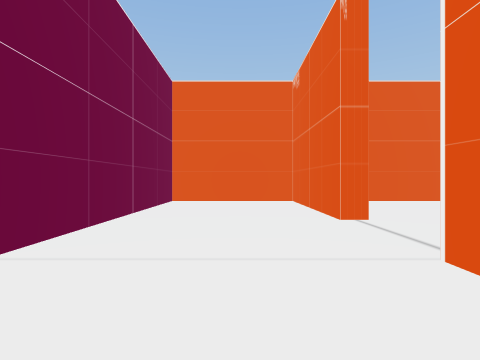
[1] (above)

24 first-person views from a walk through a Unity game level. The camera is 1.4 m above the floor, looks level and sees 80° across. The floor is counted in squares, 2 m on a side. Each view is taken from the middle of a square. On the plan, view 1 faces up. The plan holds only what a view shows up to about 10 squares ahead; the rest is blank. The place goes on beyond the plan. The player character is not drawn.

[2]
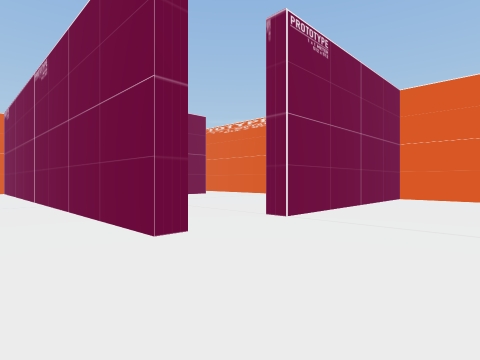

[3]
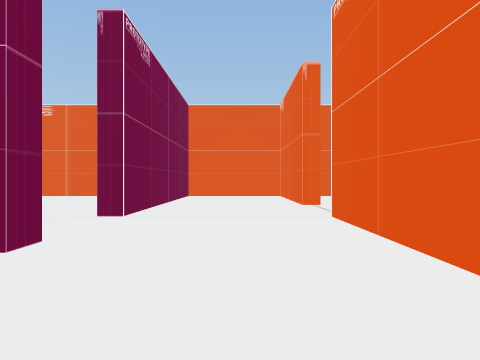

[4]
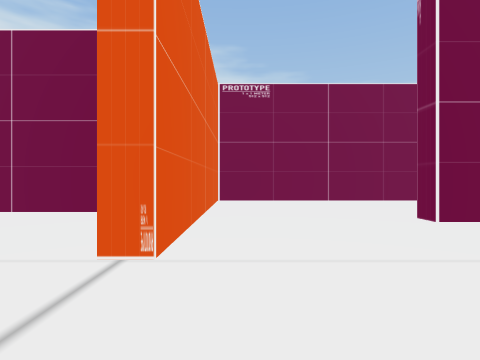

[5]
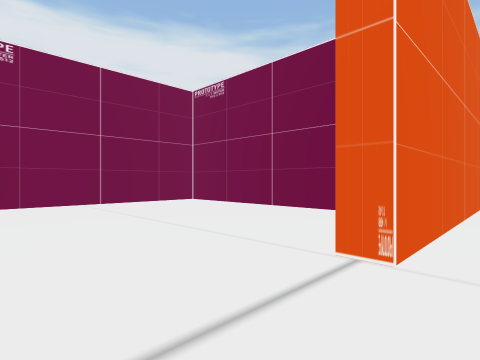

[6]
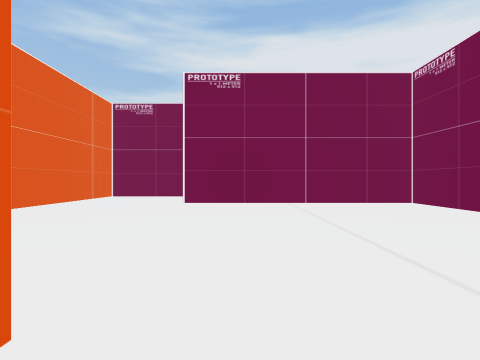

[7]
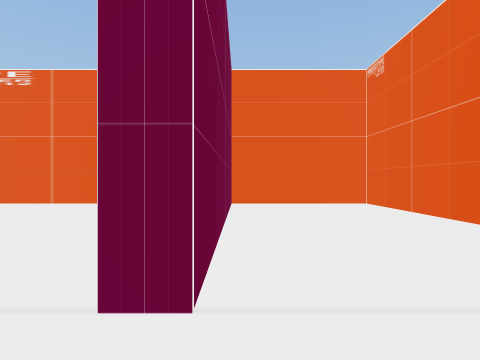

[8]
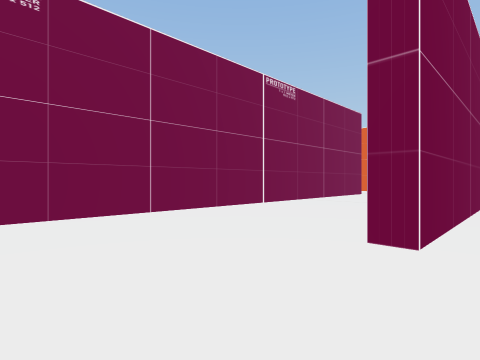

[9]
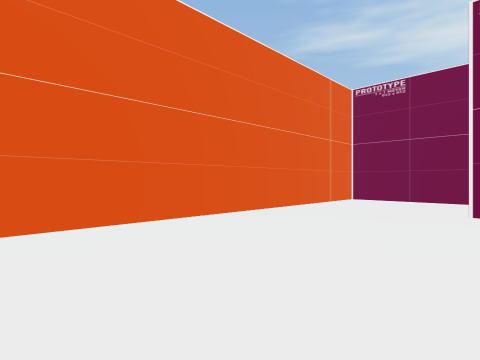

[10]
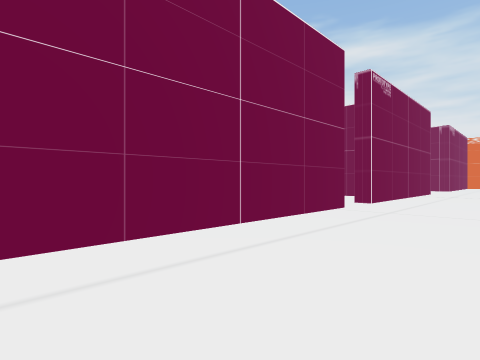

[11]
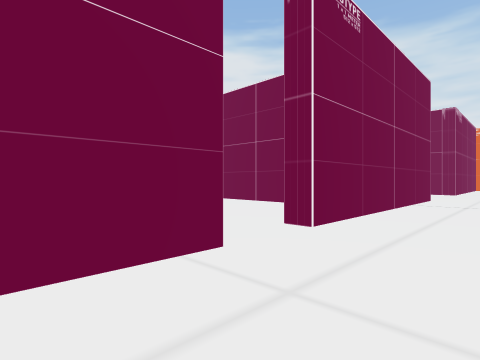

[12]
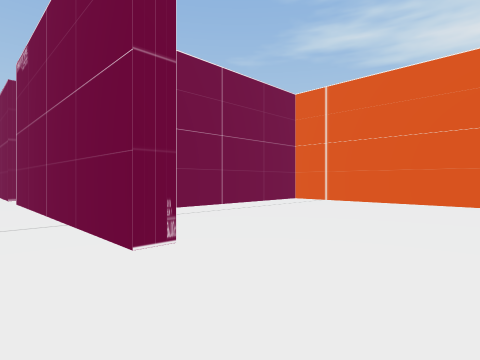

[13]
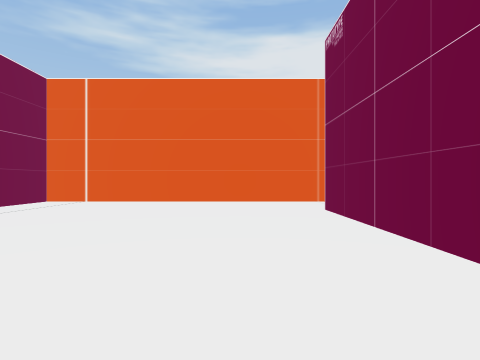

[14]
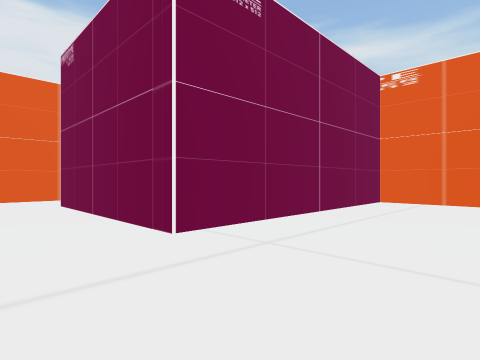

[15]
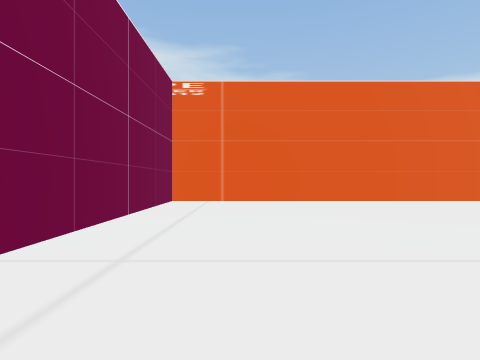

[16]
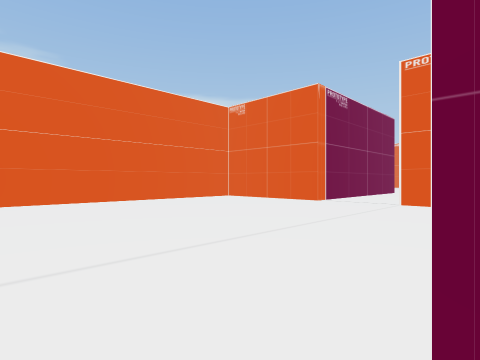

[17]
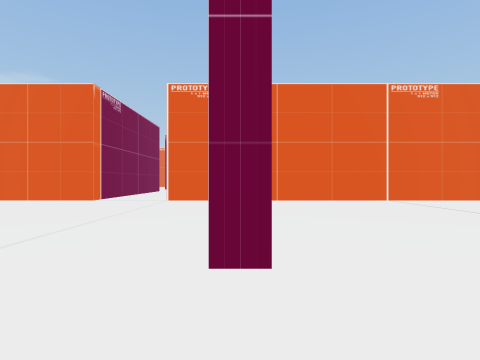

[18]
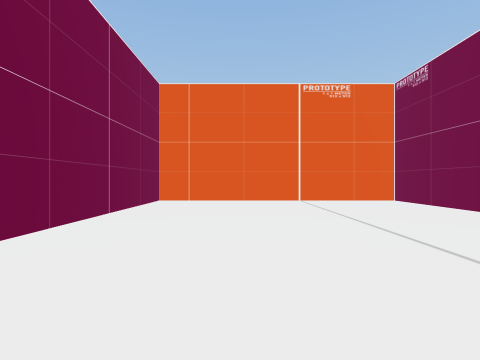

[19]
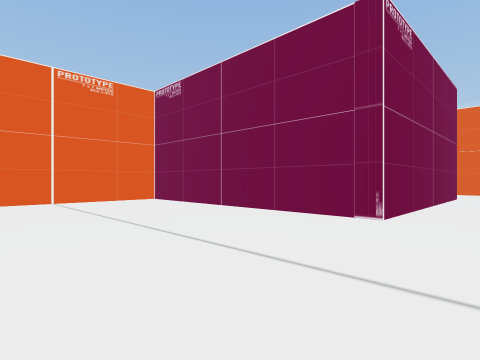

[20]
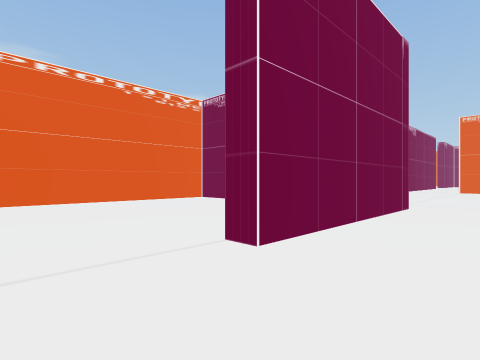

[21]
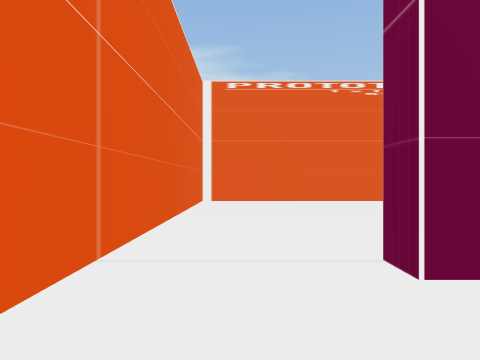

[22]
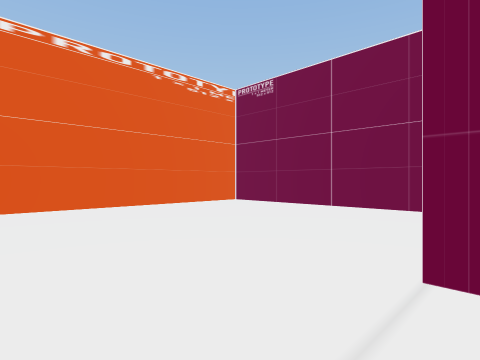

[23]
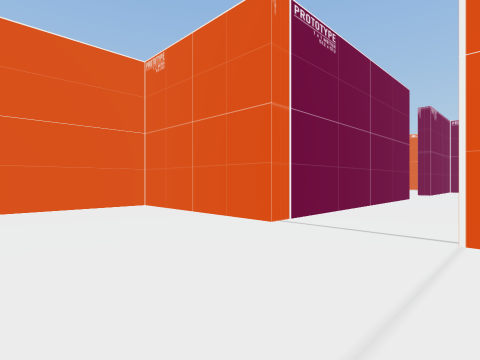

[24]
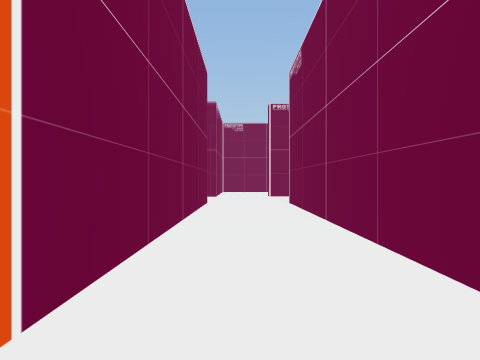

### Floor plan
Points are (right, up) in squares from view 1. A wall is a line through its corners. A room is listed if a view was taken in it or the views show most of it. See-through windows are left out.
Room 1 (views 1, 2, 3, 4, 5, 6, 7, 8)
walls: (-3.4, 0.3) (-2.2, 0.3) (-2.2, -0.2) (-6.5, -0.2); (1.8, 5) (1.8, 9.5) (-2.2, 9.5) (-2.2, 2.5) (-2.7, 2.5); (-6.5, -4.7) (1.8, -4.7) (1.8, 2.5)
ways out: opening at (2, 3.5) to room 2; opening at (-3, 1.5)
Room 2 (views 9, 10, 11, 12, 13, 14, 15, 16, 17, 18, 19, 20, 21, 22, 23, 24)
walls: (9.7, -9.8) (9.7, -10.2); (13.7, -7.3) (13.2, -7.3) (13.2, 0.3); (13.7, -13.5) (13.7, -18.9); (4, -1.3) (9.7, -1.3) (9.7, 5.8); (2.2, -11) (2.2, -12.5); (13.2, 1.9) (13.2, 8.9); (1.2, -12.5) (-5.8, -12.5); (10.3, 5.5) (10.3, -1.7) (2.2, -1.7) (2.2, -9.7) (8.8, -9.7); (1.8, 2.5) (2.2, 2.5); (14.2, -19.5) (21.2, -19.5) (21.2, -3.8) (16, -3.8); (2.4, 5) (1.8, 5); (12.6, 9.5) (3.4, 9.5); (-5.8, -15) (2.2, -15) (2.2, -19.5) (13.2, -19.5) (13.2, -12) (18.7, -12) (18.7, -12.5)
ways out: opening at (2, 3.5) to room 1; opening at (-6, -15); opening at (14, 1)

Where each view was taken, in squares from view 1:
view 1: 0 up, 0 right, facing up
view 2: 2 down, 1 right, facing up-left
view 3: 3 down, 0 right, facing up
view 4: 5 up, 1 right, facing down
view 5: 5 up, 1 right, facing down-right
view 6: 4 up, 1 right, facing right
view 7: 1 up, 2 left, facing up
view 8: 1 up, 1 right, facing down-left
view 9: 5 up, 3 right, facing up-right
view 10: 9 up, 10 right, facing down-right
view 11: 4 up, 11 right, facing down-right
view 12: 10 down, 12 right, facing up-right
view 13: 10 down, 12 right, facing right
view 14: 10 down, 10 right, facing down-right
view 15: 10 down, 11 right, facing down
view 16: 10 down, 11 right, facing down-left
view 17: 10 down, 12 right, facing left
view 18: 7 down, 12 right, facing left
view 19: 7 down, 12 right, facing up-left
view 20: 10 down, 21 right, facing down-left
view 21: 10 down, 20 right, facing down
view 22: 12 down, 21 right, facing down-left
view 23: 12 down, 6 right, facing down-left
view 24: 14 down, 3 right, facing left
